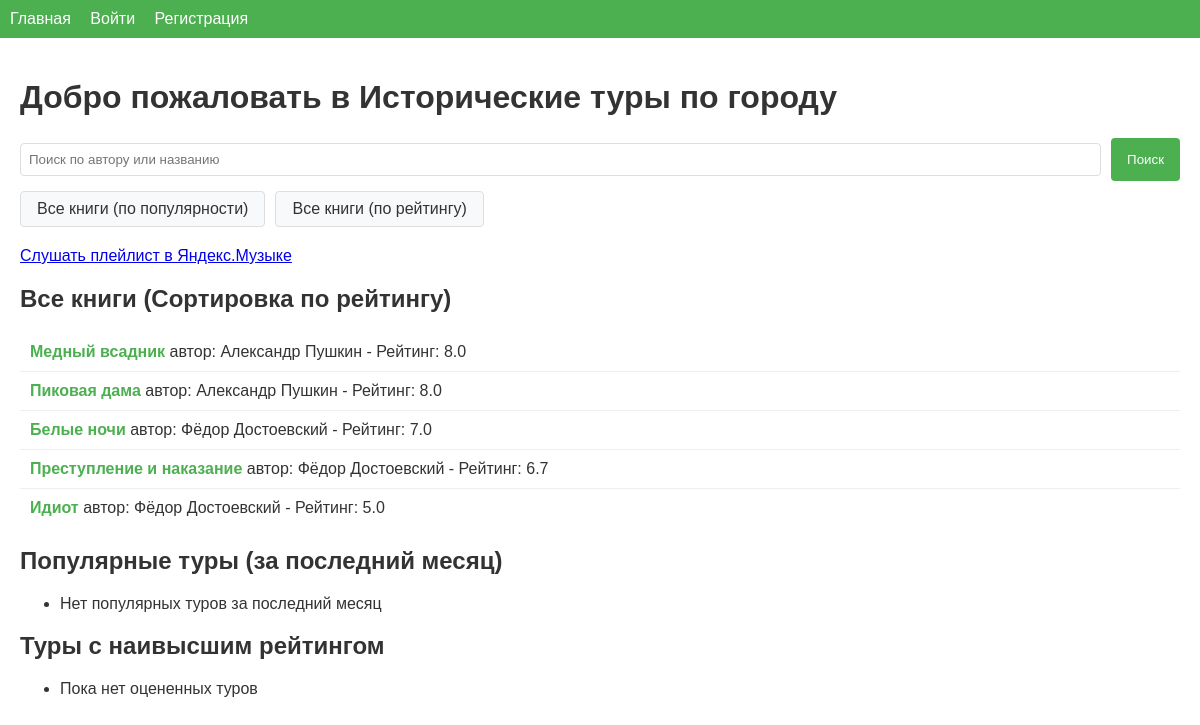
/?view=all&sort=rating, run on the app's committed database.
### models.py (models this page shows)
class Book(db.Model):
    id = db.Column(db.Integer, primary_key=True)
    title = db.Column(db.String(200), nullable=False)
    author = db.Column(db.String(120), nullable=False)
    description = db.Column(db.Text, nullable=False)
    tours = db.relationship('Tour', backref='book', lazy=True)

### app.py (the view, shortened to what this page needs)
@app.route('/')
def index():
    search_query = request.args.get('search', '').strip()
    view_all = request.args.get('view') == 'all'
    sort_by = request.args.get('sort', 'popularity')
    if view_all:
        books = Book.query.join(Tour).all()
        if sort_by == 'popularity':
            books.sort(key=lambda x: len(x.tours[0].completions) if x.tours else 0, reverse=True)
        else:  # sort_by == 'rating'
            books.sort(key=lambda x: (
                sum(r.score for r in x.tours[0].ratings) / len(x.tours[0].ratings)
                if x.tours and x.tours[0].ratings else 0
            ), reverse=True)
        return render_template('index.html',
                             view_all=True,
                             sort_by=sort_by,
                             all_books=books)

### templates/index.html (shortened to what this page needs)
{% extends "base.html" %}
{% block content %}
    <h1>Добро пожаловать в Исторические туры по городу</h1>
    <div class="search-section">
        <form action="{{ url_for('index') }}" method="get" class="search-form">
            <input type="text" name="search" placeholder="Поиск по автору или названию" value="{{ search_query if search_query else '' }}">
            <button type="submit">Поиск</button>
        </form>
        <div class="view-all-section">
            <a href="{{ url_for('index', view='all', sort='popularity') }}" class="view-all-btn">Все книги (по популярности)</a>
            <a href="{{ url_for('index', view='all', sort='rating') }}" class="view-all-btn">Все книги (по рейтингу)</a>
        </div>
    </div>
    <p><a href="https://music.yandex.ru/users/ilapetrov34053/playlists/1029" target="_blank">Слушать плейлист в Яндекс.Музыке</a></p>
    {% if view_all %}
        <h2>Все книги (Сортировка по {{ 'популярности' if sort_by == 'popularity' else 'рейтингу' }})</h2>
        <ul class="all-books-list">
            {% for book in all_books %}
                <li>
                    <a href="{{ url_for('book_detail', book_id=book.id) }}">{{ book.title }}</a>
                    автор: {{ book.author }}
                    {% if sort_by == 'popularity' %}
                        - {{ book.tours[0].completions|length if book.tours else 0 }} прохождений
                    {% else %}
                        - Рейтинг: {{ (book.tours[0].ratings|sum(attribute='score') / book.tours[0].ratings|length)|round(1) if book.tours and book.tours[0].ratings else 'Нет оценок' }}
                    {% endif %}
                </li>
            {% endfor %}
        </ul>
    {% endif %}
    <h2>Популярные туры (за последний месяц)</h2>
    <ul>
        {% if popular_tours %}
            {% for tour in popular_tours %}
                <li><a href="{{ url_for('book_detail', book_id=tour.book.id) }}">{{ tour.book.title }}</a> - {{ tour.completions|length }} прохождений</li>
            {% endfor %}
        {% else %}
            <li>Нет популярных туров за последний месяц</li>
        {% endif %}
    </ul>
    <h2>Туры с наивысшим рейтингом</h2>
    <ul>
        {% if top_rated_tours %}
            {% for tour in top_rated_tours %}
                <li><a href="{{ url_for('book_detail', book_id=tour.book.id) }}">{{ tour.book.title }}</a> - Рейтинг: {{ (tour.ratings|sum(attribute='score') / tour.ratings|length)|round(1) if tour.ratings else 'Нет оценок' }}</li>
            {% endfor %}
        {% else %}
            <li>Пока нет оцененных туров</li>
        {% endif %}
    </ul>
{% endblock %}

### static/css/style.css (style rules this page uses)
body { font-family: Arial, sans-serif; margin: 0; padding: 0; background-color: white; color: #333; }
button { background-color: #4CAF50; color: white; border: none; padding: 10px 15px; cursor: pointer; }
input[type="text"], input[type="email"], input[type="password"] { padding: 8px; margin: 5px 0; border: 1px solid #ccc; border-radius: 4px; }
.search-section { margin: 20px 0; display: flex; flex-direction: column; gap: 10px; }
.search-form { display: flex; gap: 10px; }
.search-form input { flex: 1; padding: 8px; border: 1px solid #ddd; border-radius: 4px; }
.search-form button { padding: 8px 16px; background-color: #4CAF50; color: white; border: none; border-radius: 4px; cursor: pointer; }
.view-all-section { display: flex; gap: 10px; }
.view-all-btn { padding: 8px 16px; background-color: #f8f9fa; color: #333; text-decoration: none; border: 1px solid #ddd; border-radius: 4px; transition: all 0.3s ease; }
.all-books-list { list-style: none; padding: 0; }
.all-books-list li { padding: 10px; border-bottom: 1px solid #eee; }
.all-books-list li:last-child { border-bottom: none; }
.all-books-list a { color: #4CAF50; text-decoration: none; font-weight: bold; }

### data on the page
Book: title "Медный всадник", author "Александр Пушкин", tours "8.0"
Book: title "Пиковая дама", author "Александр Пушкин", tours "8.0"
Book: title "Белые ночи", author "Фёдор Достоевский", tours "7.0"
Book: title "Преступление и наказание", author "Фёдор Достоевский", tours "6.7"
Book: title "Идиот", author "Фёдор Достоевский", tours "5.0"

### other printed values
{{ 'популярности' if sort_by == 'popularity' else 'рейтингу' }} "рейтингу"
